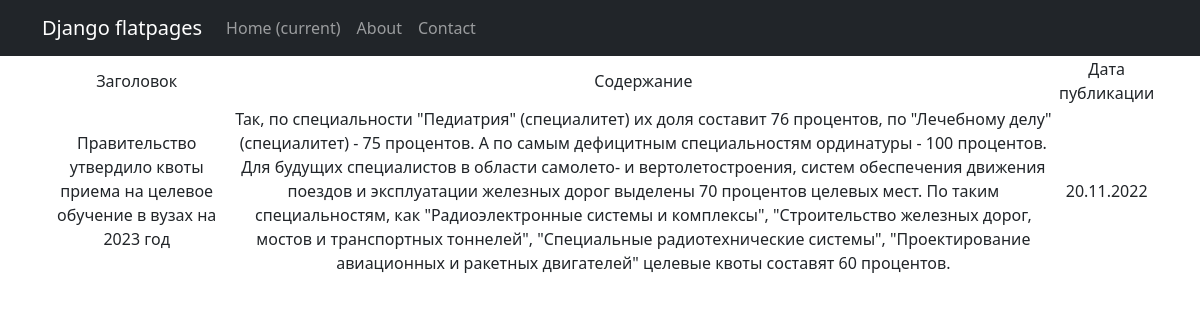
Page /news/4 on the committed database.
### D5/models.py (models this page shows, shortened)
class Post(models.Model):
    news = 'nws'
    article = 'art'
    change = [(news, 'Новость'), (article, 'Статья')]
    author_id = models.ForeignKey(Author, on_delete=models.CASCADE)
    changes = models.CharField(choices=change, max_length=3)
    dt_create = models.DateTimeField(auto_now_add=True)
    category_id = models.ManyToManyField(Category, through='PostCategory')
    title = models.CharField(max_length=255)
    text = models.TextField()
    rank_post = models.IntegerField(default=0)

### D5/views.py (the view)
# urls.py: path('<int:id>', NewsDetail.as_view(), name='new'),
class NewsDetail(DetailView):
    model = Post
    template_name = 'new.html'
    context_object_name = 'new'
    pk_url_kwarg = 'id'

### templates/new.html (shortened to what this page needs)
{% extends 'flatpages/default.html' %}
{% block content %}
{% if new %}
    <table>
        <tr>
            <td>Заголовок</td>
            <td>Содержание</td>
            <td>Дата публикации</td>
        </tr>
        <tr>
            <td>{{new.title}}</td>
            <td>{{new.text}}</td>
            <td>{{new.dt_create|date:'d.m.Y'}}</td>
        </tr>
    </table>
{% else %}
    <h3>Нет такой новости</h3>
{% endif %}
{% endblock content %}

### rows in the picture
Post: title "Правительство утвердило квоты приема на целевое обучение в вузах на 2023 год", text "Так, по специальности \"Педиатрия\" (специалитет) их доля составит 76 процентов, по \"Лечебному делу\" (специалитет) - 75 процентов. А по самым дефицитным специальностям ординатуры - 100 процентов. Для будущих специалистов в области самолето- и вертолетостроения, систем обеспечения движения поездов и эксплуатации железных дорог выделены 70 процентов целевых мест. По таким специальностям, как \"Радиоэлектронные системы и комплексы\", \"Строительство железных дорог, мостов и транспортных тоннелей\", \"Специальные радиотехнические системы\", \"Проектирование авиационных и ракетных двигателей\" целевые квоты составят 60 процентов.", dt_create "20.11.2022"
